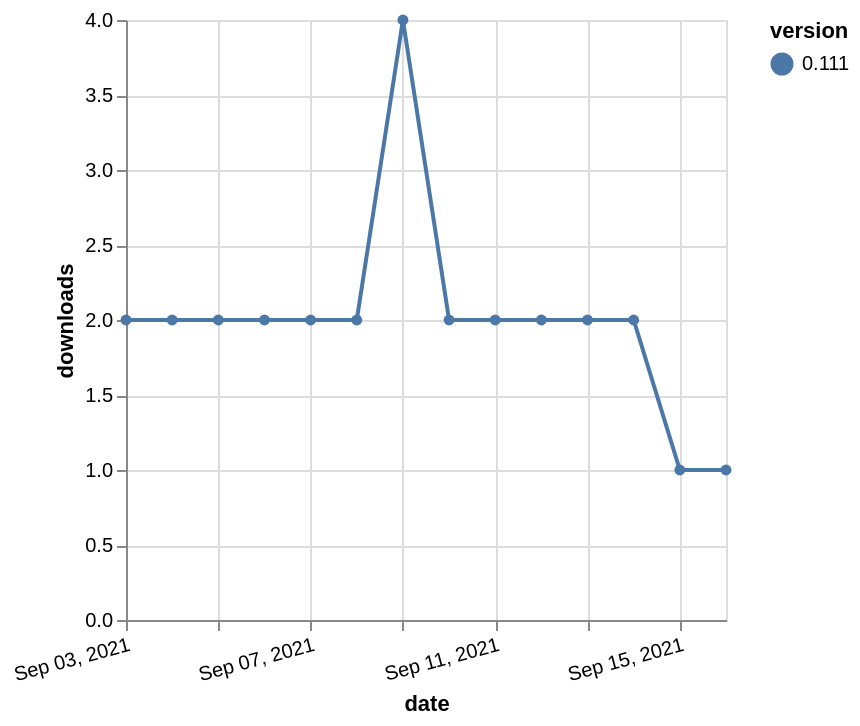

Source (Vega-Lite JSON):
### Vega-Lite specification from a JSON file in a GitHub repository (floating-point values rounded to 4 significant figures)
{"$schema": "https://vega.github.io/schema/vega-lite/v5.json", "description": "A simple bar chart with embedded data.", "data": {"values": [{"date": "2021-09-03", "total": 1853, "delta": 2, "version": "0.111"}, {"date": "2021-09-04", "total": 1855, "delta": 2, "version": "0.111"}, {"date": "2021-09-05", "total": 1857, "delta": 2, "version": "0.111"}, {"date": "2021-09-06", "total": 1859, "delta": 2, "version": "0.111"}, {"date": "2021-09-07", "total": 1861, "delta": 2, "version": "0.111"}, {"date": "2021-09-08", "total": 1863, "delta": 2, "version": "0.111"}, {"date": "2021-09-09", "total": 1867, "delta": 4, "version": "0.111"}, {"date": "2021-09-10", "total": 1869, "delta": 2, "version": "0.111"}, {"date": "2021-09-11", "total": 1871, "delta": 2, "version": "0.111"}, {"date": "2021-09-12", "total": 1873, "delta": 2, "version": "0.111"}, {"date": "2021-09-13", "total": 1875, "delta": 2, "version": "0.111"}, {"date": "2021-09-14", "total": 1877, "delta": 2, "version": "0.111"}, {"date": "2021-09-15", "total": 1878, "delta": 1, "version": "0.111"}, {"date": "2021-09-16", "total": 1879, "delta": 1, "version": "0.111"}]}, "width": "container", "mark": {"type": "line", "point": {"filled": true}}, "encoding": {"x": {"field": "date", "type": "temporal", "timeUnit": "yearmonthdate", "title": "date", "axis": {"labelAngle": -15}}, "y": {"field": "delta", "type": "quantitative", "title": "downloads"}, "color": {"field": "version", "type": "nominal"}, "tooltip": {"field": "delta"}}}
